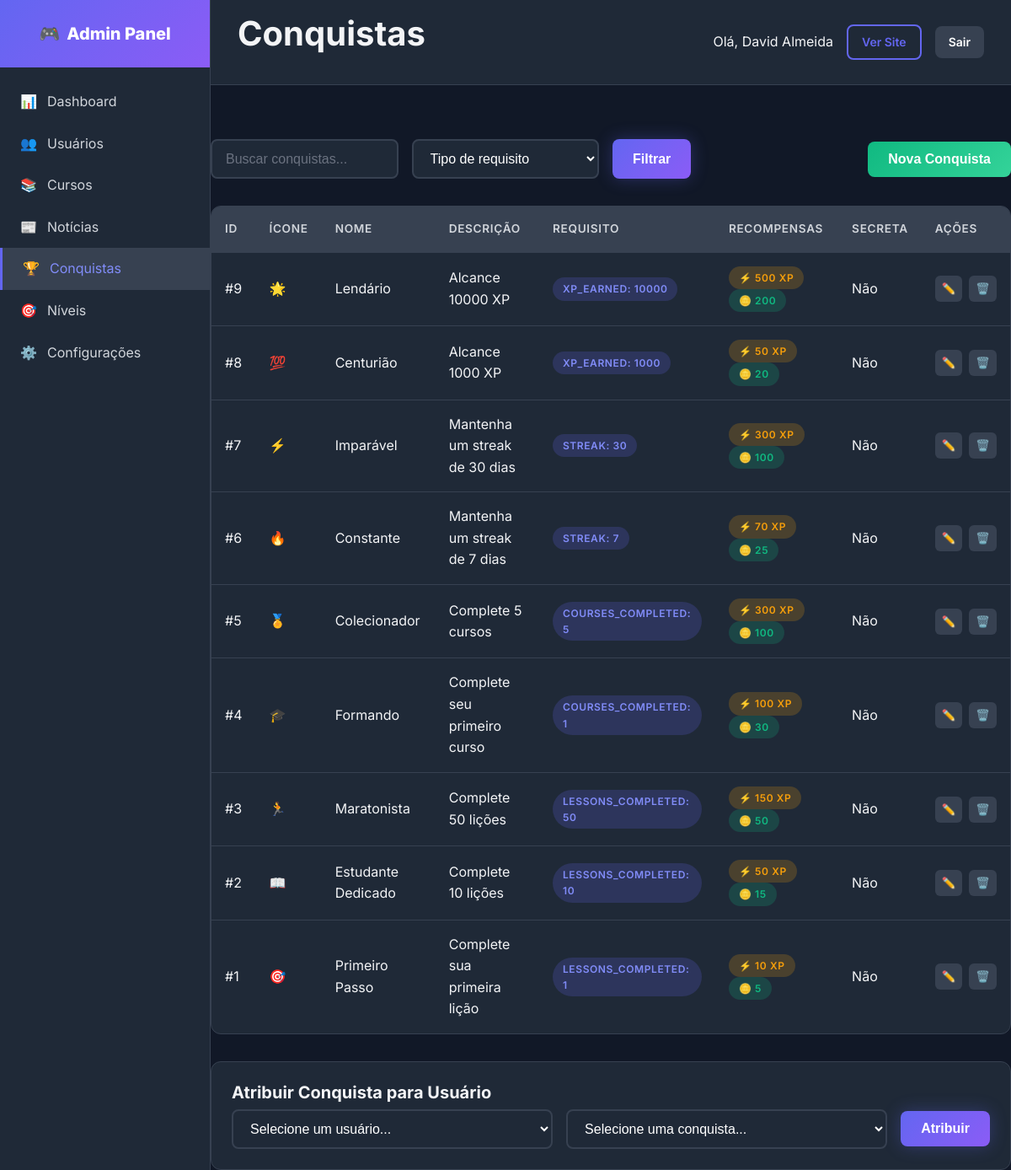
The page /admin/archievements/achievements.php (signed in) on the database its author committed.
### tables this page shows
CREATE TABLE IF NOT EXISTS `users` (
  `id` int NOT NULL AUTO_INCREMENT,
  `username` varchar(50) NOT NULL,
  `email` varchar(100) NOT NULL,
  `password` varchar(255) NOT NULL,
  `full_name` varchar(100) NOT NULL,
  `avatar` varchar(255) DEFAULT 'default.png',
  `role` enum('student','instructor','admin') DEFAULT 'student',
  `xp_total` int DEFAULT '0',
  `level` int DEFAULT '1',
  `streak_days` int DEFAULT '0',
  `last_activity` date DEFAULT NULL,
  `coins` int DEFAULT '0',
  `bio` text,
  `github_url` varchar(255) DEFAULT NULL,
  `linkedin_url` varchar(255) DEFAULT NULL,
  `is_active` tinyint(1) DEFAULT '1',
  `email_verified` tinyint(1) DEFAULT '0',
  `created_at` timestamp NULL DEFAULT CURRENT_TIMESTAMP,
  `updated_at` timestamp NULL DEFAULT CURRENT_TIMESTAMP ON UPDATE CURRENT_TIMESTAMP,
  PRIMARY KEY (`id`),
  UNIQUE KEY `username` (`username`),
  UNIQUE KEY `email` (`email`),
  KEY `idx_username` (`username`),
  KEY `idx_email` (`email`),
  KEY `idx_xp` (`xp_total`)
);

CREATE TABLE IF NOT EXISTS `achievements` (
  `id` int NOT NULL AUTO_INCREMENT,
  `name` varchar(100) NOT NULL,
  `description` text,
  `icon` varchar(100) DEFAULT NULL,
  `xp_reward` int DEFAULT '0',
  `coin_reward` int DEFAULT '0',
  `requirement_type` enum('lessons_completed','courses_completed','streak','xp_earned','time_spent','perfect_quiz','special') NOT NULL,
  `requirement_value` int DEFAULT '1',
  `is_secret` tinyint(1) DEFAULT '0',
  `is_active` tinyint(1) DEFAULT '1',
  `order_index` int DEFAULT '0',
  `created_at` timestamp NULL DEFAULT CURRENT_TIMESTAMP,
  PRIMARY KEY (`id`)
);

### includes/functions.php (called while the page is built, shortened)
<?php
if (!function_exists('url')) {
    function url(string $path = ''): string {
        $baseUrl = defined('BASE_URL') ? BASE_URL : 'http://localhost/gamedev-academy/';
        return rtrim($baseUrl, '/') . '/' . ltrim($path, '/');
    }
}
if (!function_exists('asset')) {
    function asset(string $path): string {
        $path = ltrim($path, '/');
        $protocol = (!empty($_SERVER['HTTPS']) && $_SERVER['HTTPS'] === 'on') ? 'https://' : 'http://';
        $host = $_SERVER['HTTP_HOST'] ?? 'localhost';
        $scriptName = $_SERVER['SCRIPT_NAME'];
        $pathParts = explode('/', trim($scriptName, '/'));
        $projectFolder = $pathParts[0] ?? '';
        if (!empty($projectFolder) && $projectFolder !== 'index.php') {
            return $protocol . $host . '/' . $projectFolder . '/assets/' . $path;
        }
        return $protocol . $host . '/assets/' . $path;
    }
}
if (!function_exists('escape')) {
    function escape(?string $string): string {
        return htmlspecialchars($string, ENT_QUOTES | ENT_HTML5, 'UTF-8');
    }
}
?>

### classes/Database.php (called while the page is built, shortened)
<?php
class Database {
    private static $instance = null;
    private $pdo;
    private function __construct() {
        try {
            $dsn = "mysql:host=" . DB_HOST . ";dbname=" . DB_NAME . ";charset=" . DB_CHARSET;
            $options = [
                PDO::ATTR_ERRMODE => PDO::ERRMODE_EXCEPTION,
                PDO::ATTR_DEFAULT_FETCH_MODE => PDO::FETCH_ASSOC,
                PDO::ATTR_EMULATE_PREPARES => false,
            ];
            $this->pdo = new PDO($dsn, DB_USER, DB_PASS, $options);
        } catch (PDOException $e) {
            die("Erro de conexão: " . $e->getMessage());
        }
    }
    public static function getInstance(): self {
        if (self::$instance === null) {
            self::$instance = new self();
        }
        return self::$instance;
    }
    public function query(string $sql, array $params = []): PDOStatement {
        $stmt = $this->pdo->prepare($sql);
        $stmt->execute($params);
        return $stmt;
    }
    public function fetch(string $sql, array $params = []): ?array {
        return $this->query($sql, $params)->fetch() ?: null;
    }
    public function fetchAll(string $sql, array $params = []): array {
        return $this->query($sql, $params)->fetchAll();
    }
}

### classes/Auth.php (called while the page is built, shortened)
<?php
require_once __DIR__ . '/Database.php';
require_once __DIR__ . '/User.php';
class Auth {
    private $user;
    public function __construct() {
        $this->user = new User();
    }
    public function isLoggedIn(): bool {
        if (isset($_SESSION['user_id'])) {
            return true;
        }
        return false;
    }
    public function getCurrentUser(): ?array {
        return $this->user->find($_SESSION['user_id']);
    }
}

### classes/User.php (called while the page is built, shortened)
<?php
class User {
    private $db;
    public function __construct() {
        $this->db = Database::getInstance();
    }
    public function find(int $id): ?array {
        return $this->db->fetch("SELECT * FROM users WHERE id = ?", [$id]);
    }
}

### admin/archievements/achievements.php (the view, shortened to what this page needs)
<?php
$pageTitle = 'Conquistas';
include '../includes/header.php';
$db = Database::getInstance();
$search = trim($_GET['search'] ?? '');
$perPage = 20;
$page = max(1, intval($_GET['page'] ?? 1));
$offset = ($page - 1) * $perPage;
$where = [];
$params = [];
$whereSql = $where ? ('WHERE ' . implode(' AND ', $where)) : '';
$achievements = $db->fetchAll("SELECT * FROM achievements {$whereSql} ORDER BY id DESC LIMIT ? OFFSET ?", array_merge($params, [$perPage, $offset]));
?>
<div class="d-flex justify-between align-center mb-4">
    <form method="GET" class="d-flex gap-2">
        <input type="text" name="search" class="form-control" placeholder="Buscar conquistas..." value="<?= escape($search) ?>">
        <select name="type" class="form-control">
            <option value="">Tipo de requisito</option>
        </select>
        <button class="btn btn-primary" type="submit">Filtrar</button>
    </form>
    <button class="btn btn-success" onclick="toggleCreate()">Nova Conquista</button>
</div>
<div class="admin-table-container">
    <table class="admin-table">
        <thead>
            <tr>
                <th>ID</th>
                <th>Ícone</th>
                <th>Nome</th>
                <th>Descrição</th>
                <th>Requisito</th>
                <th>Recompensas</th>
                <th>Secreta</th>
                <th>Ações</th>
            </tr>
        </thead>
        <tbody>
            <?php foreach ($achievements as $a): ?>
            <tr>
                <td>#<?= $a['id'] ?></td>
                <td><?= escape($a['icon']) ?></td>
                <td><?= escape($a['name']) ?></td>
                <td><?= escape($a['description']) ?></td>
                <td>
                    <span class="badge badge-primary">
                        <?= escape($a['requirement_type']) ?>: <?= intval($a['requirement_value']) ?>
                    </span>
                </td>
                <td>
                    <?php if (($a['xp_reward'] ?? 0) > 0): ?>
                        <span class="badge badge-warning">⚡ <?= intval($a['xp_reward']) ?> XP</span>
                    <?php endif; ?>
                    <?php if (($a['coin_reward'] ?? 0) > 0): ?>
                        <span class="badge badge-success">🪙 <?= intval($a['coin_reward']) ?></span>
                    <?php endif; ?>
                </td>
                <td><?= !empty($a['is_secret']) ? 'Sim' : 'Não' ?></td>
                <td>
                    <div class="admin-actions">
                        <button class="btn-action edit" title="Editar" onclick="toggleEdit(<?= $a['id'] ?>)">✏️</button>
                        <form method="POST" onsubmit="return confirm('Remover esta conquista?')">
                            <button class="btn-action delete" title="Deletar">🗑️</button>
                        </form>
                    </div>
                </td>
            </tr>
            <?php endforeach; ?>
        </tbody>
    </table>
</div>
<div class="card mt-4">
    <div class="card-body">
        <h3 class="card-title">Atribuir Conquista para Usuário</h3>
        <form method="POST" class="d-flex gap-2 align-center">
            <select name="user_id" class="form-control">
                <option value="">Selecione um usuário...</option>
            </select>
            <select name="achievement_id" class="form-control">
                <option value="">Selecione uma conquista...</option>
            </select>
            <button class="btn btn-primary" type="submit">Atribuir</button>
        </form>
    </div>
</div>
<?php include '../includes/footer.php'; ?>

### admin/includes/header.php (shortened to what this page needs)
<?php
require_once __DIR__ . '/../../config/database.php';
require_once __DIR__ . '/../../classes/Database.php';
require_once __DIR__ . '/../../classes/User.php';
require_once __DIR__ . '/../../classes/Auth.php';
require_once __DIR__ . '/../../classes/News.php';
require_once __DIR__ . '/../../includes/functions.php';
$auth = new Auth();
$auth->requireAdmin();
$currentUser = $auth->getCurrentUser();
?>
<!DOCTYPE html>
<html lang="pt-BR">
<head>
    <link rel="stylesheet" href="<?= asset('css/main.css') ?>">
    <link rel="stylesheet" href="<?= asset('css/admin.css') ?>">
<?php
    if (class_exists('EditorJSLoader')) {
        EditorJSLoader::renderStyles();
    }
?>
</head>
<body>
    <div class="admin-layout">
        <?php include __DIR__ . '/sidebar.php'; ?>
        <main class="admin-main">
            <div class="admin-header">
                <h1><?= $pageTitle ?? 'Dashboard' ?></h1>
                <div class="d-flex align-center gap-2">
                    <span>Olá, <?= escape($currentUser['full_name']) ?></span>
                    <a href="<?= url() ?>" class="btn btn-sm btn-outline">Ver Site</a>
                    <a href="<?= url('logout.php') ?>" class="btn btn-sm btn-secondary">Sair</a>
                </div>
            </div>
            <div class="admin-content"></div>

### assets/css/main.css (style rules this page uses)
:root { --primary: #6366f1; --primary-dark: #4f46e5; --primary-light: #818cf8; --secondary: #10b981; --accent: #f59e0b; --danger: #ef4444; --warning: #f59e0b; --success: #10b981; --dark: #1e1e2e; --dark-light: #2a2a3e; --gray-900: #111827; --gray-800: #1f2937; --gray-700: #374151; --gray-600: #4b5563; --gray-500: #6b7280; --gray-400: #9ca3af; --gray-300: #d1d5db; --gray-200: #e5e7eb; --gray-100: #f3f4f6; --white: #ffffff; --gradient-primary: linear-gradient(135deg, #6366f1 0%, #8b5cf6 100%); --gradient-secondary: linear-gradient(135deg, #10b981 0%, #34d399 100%); --gradient-dark: linear-gradient(135deg, #1e1e2e 0%, #2a2a3e 100%); --gradient-hero: linear-gradient(135deg, #1e1e2e 0%, #2d1b69 50%, #1e1e2e 100%); --shadow-sm: 0 1px 2px rgba(0, 0, 0, 0.05); --shadow: 0 4px 6px -1px rgba(0, 0, 0, 0.1); --shadow-md: 0 10px 15px -3px rgba(0, 0, 0, 0.1); --shadow-lg: 0 20px 25px -5px rgba(0, 0, 0, 0.1); --shadow-glow: 0 0 20px rgba(99, 102, 241, 0.3); --radius-sm: 0.375rem; --radius: 0.5rem; --radius-lg: 0.75rem; --radius-xl: 1rem; --radius-full: 9999px; --transition: all 0.3s ease; --transition-fast: all 0.15s ease; }
* { margin: 0; padding: 0; box-sizing: border-box; }
html { scroll-behavior: smooth; }
body { font-family: 'Inter', -apple-system, BlinkMacSystemFont, 'Segoe UI', Roboto, sans-serif; background: var(--gray-900); color: var(--gray-100); line-height: 1.6; min-height: 100vh; }
a { color: var(--primary-light); text-decoration: none; transition: var(--transition-fast); }
h1, h2, h3, h4, h5, h6 { font-weight: 700; line-height: 1.2; margin-bottom: 0.5em; }
h1 { font-size: 2.5rem; }
h3 { font-size: 1.5rem; }
.btn { display: inline-flex; align-items: center; justify-content: center; gap: 0.5rem; padding: 0.75rem 1.5rem; font-size: 1rem; font-weight: 600; border: none; border-radius: var(--radius); cursor: pointer; transition: var(--transition); text-decoration: none; }
.btn-primary { background: var(--gradient-primary); color: var(--white); box-shadow: var(--shadow-glow); }
.btn-secondary { background: var(--gray-700); color: var(--white); }
.btn-success { background: var(--gradient-secondary); color: var(--white); }
.btn-outline { background: transparent; border: 2px solid var(--primary); color: var(--primary); }
.btn-sm { padding: 0.5rem 1rem; font-size: 0.875rem; }
.form-control { width: 100%; padding: 0.75rem 1rem; font-size: 1rem; color: var(--white); background: var(--gray-800); border: 2px solid var(--gray-700); border-radius: var(--radius); transition: var(--transition-fast); }
.form-control::placeholder { color: var(--gray-500); }
select.form-control { cursor: pointer; }
.card { background: var(--gray-800); border-radius: var(--radius-lg); border: 1px solid var(--gray-700); overflow: hidden; transition: var(--transition); }
.card-body { padding: 1.5rem; }
.card-title { font-size: 1.25rem; margin-bottom: 0.5rem; }
.badge { display: inline-flex; align-items: center; padding: 0.25rem 0.75rem; font-size: 0.75rem; font-weight: 600; border-radius: var(--radius-full); text-transform: uppercase; letter-spacing: 0.05em; }
.badge-primary { background: rgba(99, 102, 241, 0.2); color: var(--primary-light); }
.badge-success { background: rgba(16, 185, 129, 0.2); color: var(--success); }
.badge-warning { background: rgba(245, 158, 11, 0.2); color: var(--warning); }
.mt-4 { margin-top: 2rem; }
.mb-4 { margin-bottom: 2rem; }
.d-flex { display: flex; }
.align-center { align-items: center; }
.justify-between { justify-content: space-between; }
.gap-2 { gap: 1rem; }

### rows shown on the page
users: full_name "David Almeida"
achievements: id "9", icon "🌟", name "Lendário", description "Alcance 10000 XP", requirement_type "XP_EARNED", requirement_value "10000", xp_reward "500", coin_reward "200", is_secret "Não"
achievements: id "8", icon "💯", name "Centurião", description "Alcance 1000 XP", requirement_type "XP_EARNED", requirement_value "1000", xp_reward "50", coin_reward "20", is_secret "Não"
achievements: id "7", icon "⚡", name "Imparável", description "Mantenha um streak de 30 dias", requirement_type "STREAK", requirement_value "30", xp_reward "300", coin_reward "100", is_secret "Não"
achievements: id "6", icon "🔥", name "Constante", description "Mantenha um streak de 7 dias", requirement_type "STREAK", requirement_value "7", xp_reward "70", coin_reward "25", is_secret "Não"
achievements: id "5", icon "🏅", name "Colecionador", description "Complete 5 cursos", requirement_type "COURSES_COMPLETED", requirement_value "5", xp_reward "300", coin_reward "100", is_secret "Não"
achievements: id "4", icon "🎓", name "Formando", description "Complete seu primeiro curso", requirement_type "COURSES_COMPLETED", requirement_value "1", xp_reward "100", coin_reward "30", is_secret "Não"
achievements: id "3", icon "🏃", name "Maratonista", description "Complete 50 lições", requirement_type "LESSONS_COMPLETED", requirement_value "50", xp_reward "150", coin_reward "50", is_secret "Não"
achievements: id "2", icon "📖", name "Estudante Dedicado", description "Complete 10 lições", requirement_type "LESSONS_COMPLETED", requirement_value "10", xp_reward "50", coin_reward "15", is_secret "Não"
achievements: id "1", icon "🎯", name "Primeiro Passo", description "Complete sua primeira lição", requirement_type "LESSONS_COMPLETED", requirement_value "1", xp_reward "10", coin_reward "5", is_secret "Não"

### other values the page prints
$pageTitle "Conquistas"
